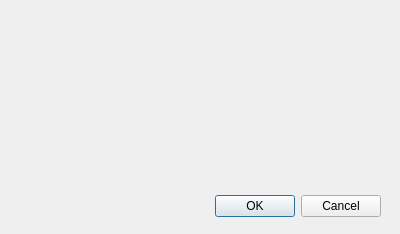
<?xml version="1.0" encoding="UTF-8"?>
<ui version="4.0">
 <class>AddSubcategory</class>
 <widget class="QDialog" name="AddSubcategory">
  <property name="geometry">
   <rect>
    <x>0</x>
    <y>0</y>
    <width>400</width>
    <height>234</height>
   </rect>
  </property>
  <property name="windowTitle">
   <string>Dialog</string>
  </property>
  <widget class="QDialogButtonBox" name="buttonBox">
   <property name="geometry">
    <rect>
     <x>40</x>
     <y>190</y>
     <width>341</width>
     <height>32</height>
    </rect>
   </property>
   <property name="orientation">
    <enum>Qt::Horizontal</enum>
   </property>
   <property name="standardButtons">
    <set>QDialogButtonBox::Cancel|QDialogButtonBox::Ok</set>
   </property>
  </widget>
  <widget class="QWidget" name="verticalLayoutWidget">
   <property name="geometry">
    <rect>
     <x>9</x>
     <y>9</y>
     <width>381</width>
     <height>211</height>
    </rect>
   </property>
   <layout class="QVBoxLayout" name="verticalLayout">
    <item>
     <layout class="QVBoxLayout" name="verticalLayout_3"/>
    </item>
   </layout>
  </widget>
 </widget>
 <resources/>
 <connections>
  <connection>
   <sender>buttonBox</sender>
   <signal>accepted()</signal>
   <receiver>AddSubcategory</receiver>
   <slot>accept()</slot>
   <hints>
    <hint type="sourcelabel">
     <x>258</x>
     <y>204</y>
    </hint>
    <hint type="destinationlabel">
     <x>157</x>
     <y>233</y>
    </hint>
   </hints>
  </connection>
  <connection>
   <sender>buttonBox</sender>
   <signal>rejected()</signal>
   <receiver>AddSubcategory</receiver>
   <slot>reject()</slot>
   <hints>
    <hint type="sourcelabel">
     <x>326</x>
     <y>210</y>
    </hint>
    <hint type="destinationlabel">
     <x>286</x>
     <y>233</y>
    </hint>
   </hints>
  </connection>
 </connections>
</ui>
